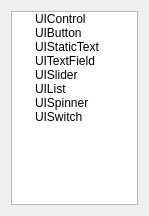
<?xml version="1.0" encoding="UTF-8"?>
<ui version="4.0">
 <class>LibraryWidget</class>
 <widget class="QWidget" name="LibraryWidget">
  <property name="geometry">
   <rect>
    <x>0</x>
    <y>0</y>
    <width>149</width>
    <height>216</height>
   </rect>
  </property>
  <property name="sizePolicy">
   <sizepolicy hsizetype="Preferred" vsizetype="Minimum">
    <horstretch>0</horstretch>
    <verstretch>0</verstretch>
   </sizepolicy>
  </property>
  <property name="windowTitle">
   <string>Form</string>
  </property>
  <layout class="QVBoxLayout" name="verticalLayout">
   <item>
    <widget class="ControlList" name="treeWidget">
     <property name="sizePolicy">
      <sizepolicy hsizetype="Expanding" vsizetype="Minimum">
       <horstretch>0</horstretch>
       <verstretch>0</verstretch>
      </sizepolicy>
     </property>
     <property name="editTriggers">
      <set>QAbstractItemView::NoEditTriggers</set>
     </property>
     <property name="dragEnabled">
      <bool>true</bool>
     </property>
     <property name="dragDropMode">
      <enum>QAbstractItemView::DragOnly</enum>
     </property>
     <property name="headerHidden">
      <bool>true</bool>
     </property>
     <column>
      <property name="text">
       <string>New Column</string>
      </property>
     </column>
     <item>
      <property name="text">
       <string>UIControl</string>
      </property>
     </item>
     <item>
      <property name="text">
       <string>UIButton</string>
      </property>
     </item>
     <item>
      <property name="text">
       <string>UIStaticText</string>
      </property>
     </item>
     <item>
      <property name="text">
       <string>UITextField</string>
      </property>
     </item>
     <item>
      <property name="text">
       <string>UISlider</string>
      </property>
     </item>
     <item>
      <property name="text">
       <string>UIList</string>
      </property>
     </item>
     <item>
      <property name="text">
       <string>UISpinner</string>
      </property>
     </item>
     <item>
      <property name="text">
       <string>UISwitch</string>
      </property>
     </item>
    </widget>
   </item>
  </layout>
 </widget>
 <customwidgets>
  <customwidget>
   <class>ControlList</class>
   <extends>QTreeWidget</extends>
   <header>controllist.h</header>
  </customwidget>
 </customwidgets>
 <resources/>
 <connections/>
</ui>
